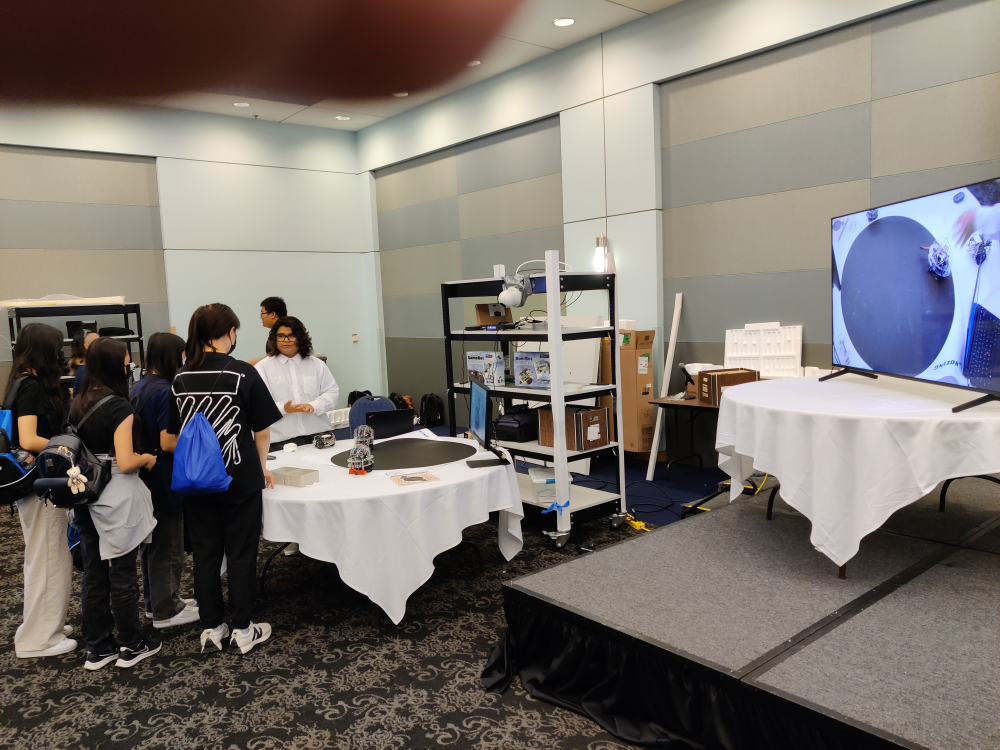
#> input picture boeing_day_2023_fall/IMG_20231021_095601.jpg, 4000 x 3000 px, given in place of the camera (shown at 1/4 size)
$ python test_two.py
#> lines starting #> are read from the running program, lines starting #| are printed output that depends on the picture
import cv2
import numpy as np
from stacking import stack_images


class LiveCamera:
    def __init__(self):
        self.video = None
        self.camera_detected = False
        self.frame = None

        # Applying filters/transformation
        self.grayscale_frame = np.ndarray
        self.hsv_frame = np.ndarray
        self.hsl_frame = np.ndarray

    def camera(self):
        # Defining the video capture object
        video = cv2.VideoCapture(0)

        # An infinite loop to keep the camera running
        while True:
            # Get the camera current update data/frame
            ret, frame = video.read()

            # Show current frame
            cv2.imshow('Current Frame', frame)

            # Creating a conditional statement to quit the window
            if cv2.waitKey(1) & 0xFF == ord('q'):
                break

        # Destroy all windows
        video.release()
        cv2.destroyAllWindows()

    def main(self):
        # Runs the camera function
        self.camera()


if __name__ == "__main__":
    # lc = LiveCamera
    # lc.main()

    # define a video capture object
    vid = cv2.VideoCapture(0)

    while True:

        # Capture the video frame
        # by frame
        ret, frame = vid.read()
#> frame is the input picture: shape (3000, 4000, 3); mean B, G, R 109.5, 115, 122

        # Apply Grayscale, HSV, HSL, and CIE
        gray_frame = cv2.cvtColor(frame, cv2.COLOR_BGR2GRAY)
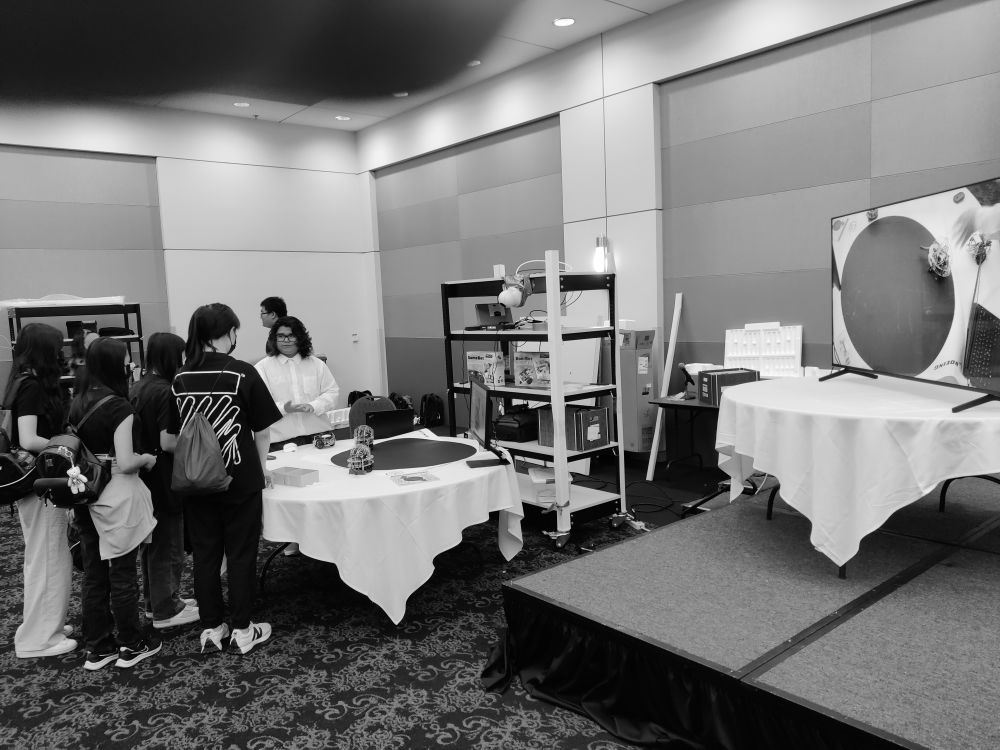
#> gray_frame: shape (3000, 4000) (shown at 1/4 size); min 0, max 255, mean 116.5
        hsv_frame = cv2.cvtColor(frame, cv2.COLOR_BGR2HSV)
#> hsv_frame: shape (3000, 4000, 3); mean H, S, V 34, 54.4, 126.4
        hsl_frame = cv2.cvtColor(frame, cv2.COLOR_BGR2HLS)
#> hsl_frame: shape (3000, 4000, 3); mean of channels 0, 1, 2 34, 115.9, 47.6
        cie_frame = cv2.cvtColor(frame, cv2.COLOR_BGR2Lab)
#> cie_frame: shape (3000, 4000, 3); mean of channels 0, 1, 2 121.2, 130.4, 132.2

        # Applying histogram
        hsv_frame = cv2.split(hsv_frame)
        hsl_frame = cv2.split(hsl_frame)
        histo_range = (0, 256)
        accumulate_logic = False
        frame_height, frame_width, _ = frame.shape
#> frame_height = 3000; frame_width = 4000
        histo_size = 256
        bin_width = int(round(frame_width / histo_size))
#> bin_width = 16

        # Split channels
        h_frame_hsv = cv2.calcHist(hsv_frame, [0], None, [histo_size], histo_range, accumulate_logic)
#> h_frame_hsv = 256 values, max 687101 at index 11, min 0 at index 64, mean 46875
        s_frame_hsv = cv2.calcHist(hsv_frame, [1], None, [histo_size], histo_range, accumulate_logic)
#> s_frame_hsv = 256 values, max 385295 at index 0, min 58 at index 254, mean 46875
        v_frame_hsv = cv2.calcHist(hsv_frame, [2], None, [histo_size], histo_range, accumulate_logic)
#> v_frame_hsv = 256 values, max 157560 at index 8, min 743 at index 0, mean 46875
        h_frame_hsl = cv2.calcHist(hsl_frame, [0], None, [histo_size], histo_range, accumulate_logic)
#> h_frame_hsl = 256 values, max 758477 at index 22, min 0 at index 64, mean 46875
        s_frame_hsl = cv2.calcHist(hsl_frame, [1], None, [histo_size], histo_range, accumulate_logic)
#> s_frame_hsl = 256 values, max 170813 at index 7, min 236 at index 252, mean 46875
        l_frame_hsl = cv2.calcHist(hsl_frame, [2], None, [histo_size], histo_range, accumulate_logic)
#> l_frame_hsl = 256 values, max 385295 at index 0, min 0 at index 1, mean 46875

        # Normalization
        h_histo_hsv = cv2.normalize(h_frame_hsv, h_frame_hsv, alpha=0, beta=frame_height, norm_type=cv2.NORM_MINMAX)
#> h_histo_hsv = 256 values, max 3000 at index 11, min 0 at index 64, mean 204.7
        s_histo_hsv = cv2.normalize(s_frame_hsv, s_frame_hsv, alpha=0, beta=frame_height, norm_type=cv2.NORM_MINMAX)
#> s_histo_hsv = 256 values, max 3000 at index 0, min 1.49e-08 at index 254, mean 364.6
        v_histo_hsv = cv2.normalize(v_frame_hsv, v_frame_hsv, alpha=0, beta=frame_height, norm_type=cv2.NORM_MINMAX)
#> v_histo_hsv = 256 values, max 3000 at index 8, min -1.25e-07 at index 0, mean 882.5
        h_histo_hsl = cv2.normalize(h_frame_hsl, h_frame_hsl, alpha=0, beta=frame_height, norm_type=cv2.NORM_MINMAX)
#> h_histo_hsl = 256 values, max 3000 at index 22, min 0 at index 64, mean 185.4
        s_histo_hsl = cv2.normalize(s_frame_hsl, s_frame_hsl, alpha=0, beta=frame_height, norm_type=cv2.NORM_MINMAX)
#> s_histo_hsl = 256 values, max 3000 at index 7, min 2.01e-07 at index 252, mean 820.3
        l_histo_hsl = cv2.normalize(l_frame_hsl, l_frame_hsl, alpha=0, beta=frame_height, norm_type=cv2.NORM_MINMAX)
#> l_histo_hsl = 256 values, max 3000 at index 0, min 0 at index 1, mean 365

        # Black images
        blank_frame_one = np.zeros((frame_height, frame_width, 3), dtype=np.uint8)
        blank_frame_two = np.zeros((frame_height, frame_width, 3), dtype=np.uint8)

        # Apply color histogram
        for index in range(1, histo_size):
            # Create a line for HUE
            blank_frame_one = cv2.line(blank_frame_one,
                                       (bin_width * (index - 1),
                                        frame_height - int(h_histo_hsv[index - 1])),
                                       (bin_width * index,
                                        frame_height - int(h_histo_hsv[index])),
                                       (255, 0, 0),
                                       thickness=2)

            # Create a line for SATURATION
            blank_frame_one = cv2.line(blank_frame_one,
                                       (bin_width * (index - 1),
                                        frame_height - int(s_histo_hsv[index - 1])),
                                       (bin_width * index,
                                        frame_height - int(s_histo_hsv[index])),
                                       (0, 255, 0),
                                       thickness=2)

            # Create a line for VALUE
            blank_frame_one = cv2.line(blank_frame_one,
                                       (bin_width * (index - 1),
                                        frame_height - int(v_histo_hsv[index - 1])),
                                       (bin_width * index,
                                        frame_height - int(v_histo_hsv[index])),
                                       (0, 0, 255),
                                       thickness=2)

            # Create a line for HUE
            blank_frame_two = cv2.line(blank_frame_two,
                                       (bin_width * (index - 1),
                                        frame_height - int(h_histo_hsl[index - 1])),
                                       (bin_width * index,
                                        frame_height - int(h_histo_hsl[index])),
                                       (255, 0, 0),
                                       thickness=2)

            # Create a line for SATURATION
            blank_frame_two = cv2.line(blank_frame_two,
                                       (bin_width * (index - 1),
                                        frame_height - int(s_histo_hsl[index - 1])),
                                       (bin_width * index,
                                        frame_height - int(s_histo_hsl[index])),
                                       (0, 255, 0),
                                       thickness=2)

            # Create a line for LIGHTNESS
            blank_frame_two = cv2.line(blank_frame_two,
                                       (bin_width * (index - 1),
                                        frame_height - int(l_histo_hsl[index - 1])),
                                       (bin_width * index,
                                        frame_height - int(l_histo_hsl[index])),
                                       (0, 0, 255),
                                       thickness=2)
#> this loop made 255 passes
#> pass 1, `blank_frame_one = cv2.line(blank_frame_one, (bin_width * (index - 1), ..`:
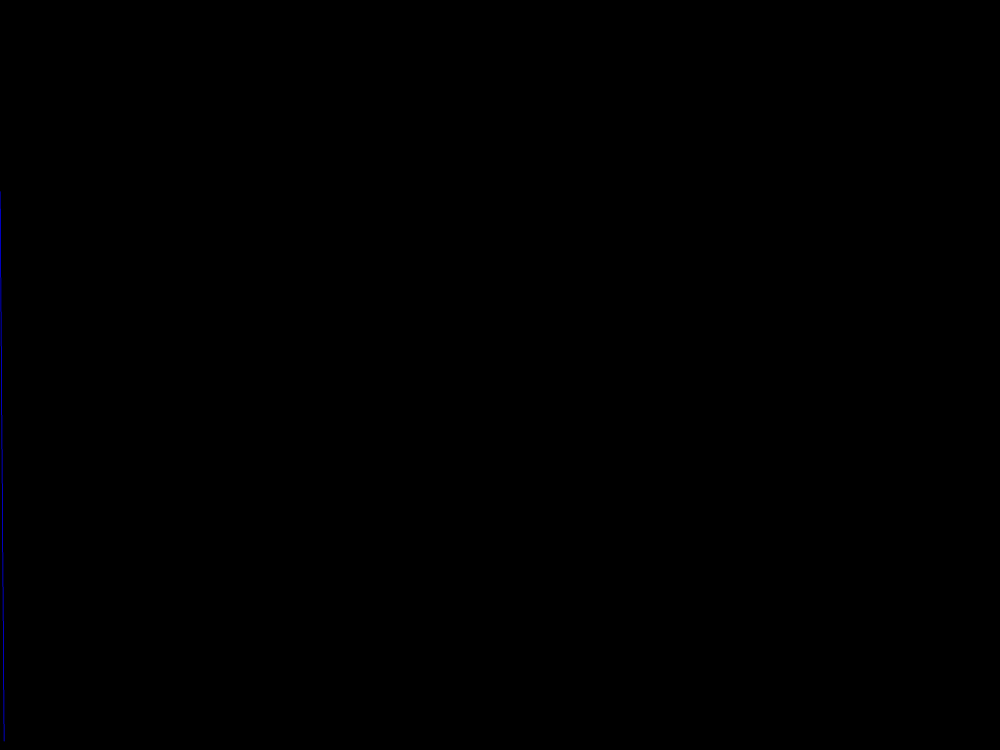
#> blank_frame_one: shape (3000, 4000, 3) (shown at 1/4 size); mean of channels 0, 1, 2 0.1, 0, 0; drawn as B, G, R
#> after the loop:
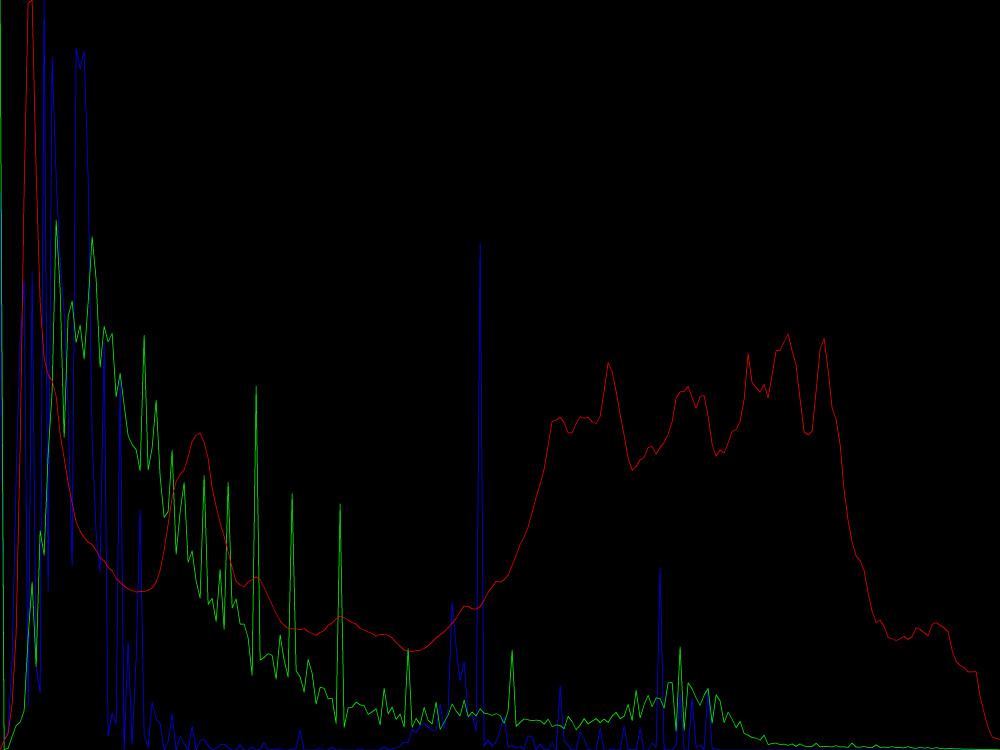
#> blank_frame_one: shape (3000, 4000, 3) (shown at 1/4 size); mean of channels 0, 1, 2 2.6, 1.8, 0.9; drawn as B, G, R
#> after the loop:
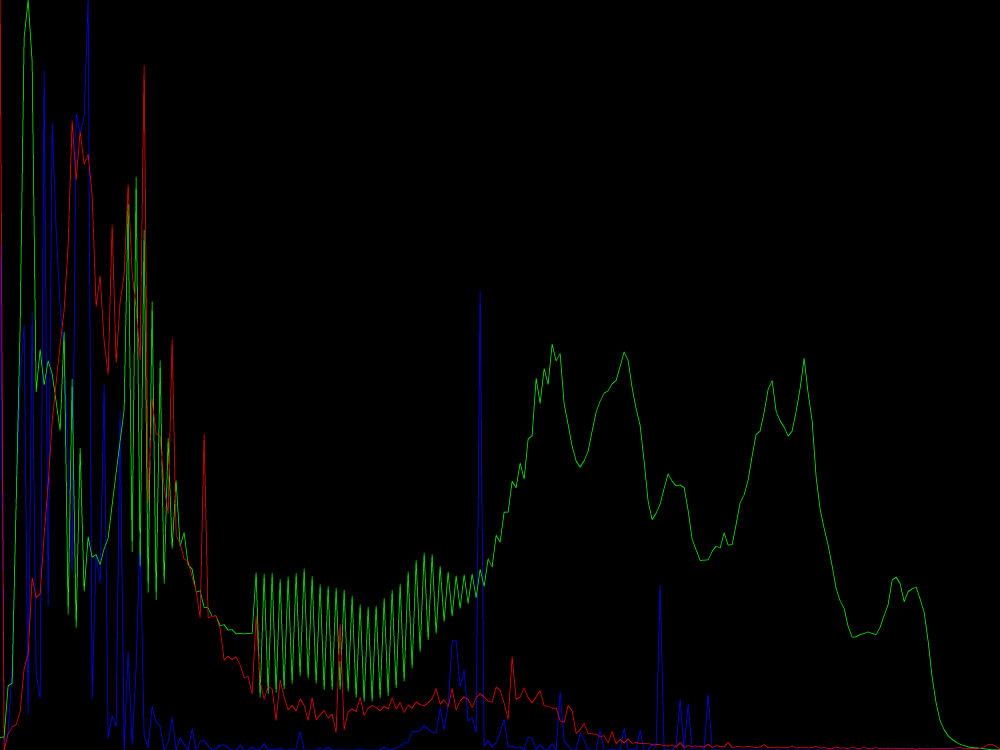
#> blank_frame_two: shape (3000, 4000, 3) (shown at 1/4 size); mean of channels 0, 1, 2 2.4, 3.2, 1.5; drawn as B, G, R

        # Stacking the images
        # images_one = stack_images(0.7, ([hsv_frame, hsv_frame], [hsl_frame, hsl_frame]))
        # images_two = stack_images(0.7, ([blank_frame_one], [blank_frame_two]))

        # Display the resulting frame
        cv2.imshow('HSV (top) vs HSL (bottom)', blank_frame_two)
        # cv2.imshow('HSV (top) vs HSL (bottom)', images_two)
        # the 'q' button is set as the
        # quitting button you may use any
        # desired button of your choice
        if cv2.waitKey(1) & 0xFF == ord('q'):
#> (key q is pressed here)
            break

    # After the loop release the cap object
    vid.release()
    # Destroy all the windows
    cv2.destroyAllWindows()

$ run again, on boeing_day_2023_fall/IMG_20231021_095632.jpg
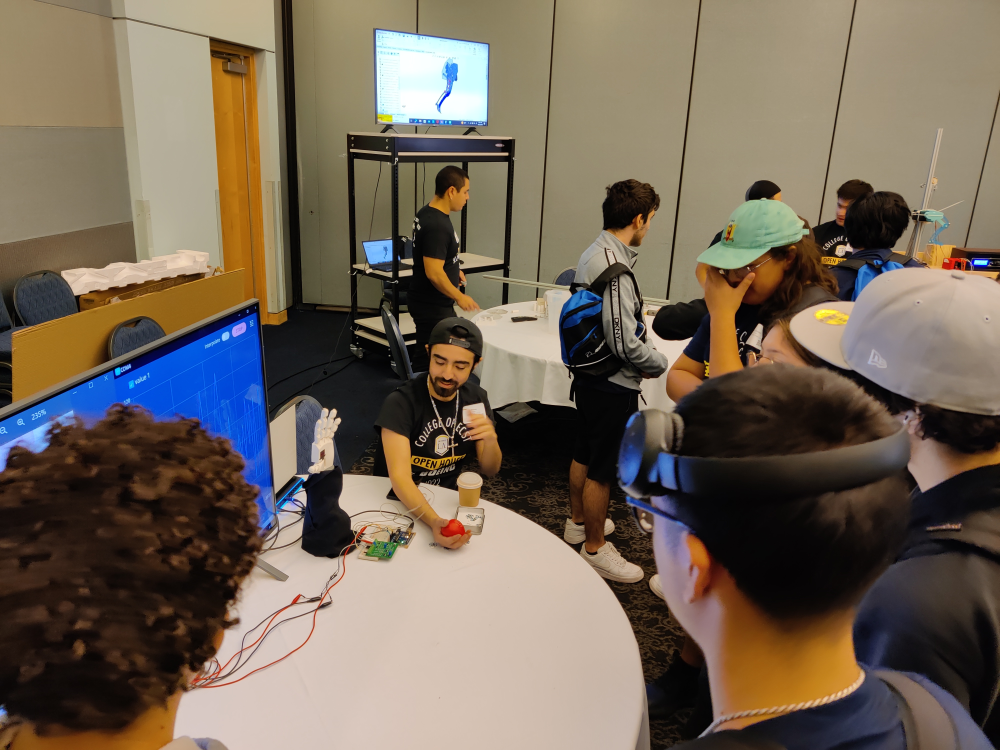
#> input picture boeing_day_2023_fall/IMG_20231021_095632.jpg, 4000 x 3000 px, given in place of the camera (shown at 1/4 size)
#> frame is the input picture: shape (3000, 4000, 3); mean B, G, R 87.7, 102.1, 115
#> `gray_frame = cv2.cvtColor(frame, cv2.COLOR_BGR2GRAY)`:
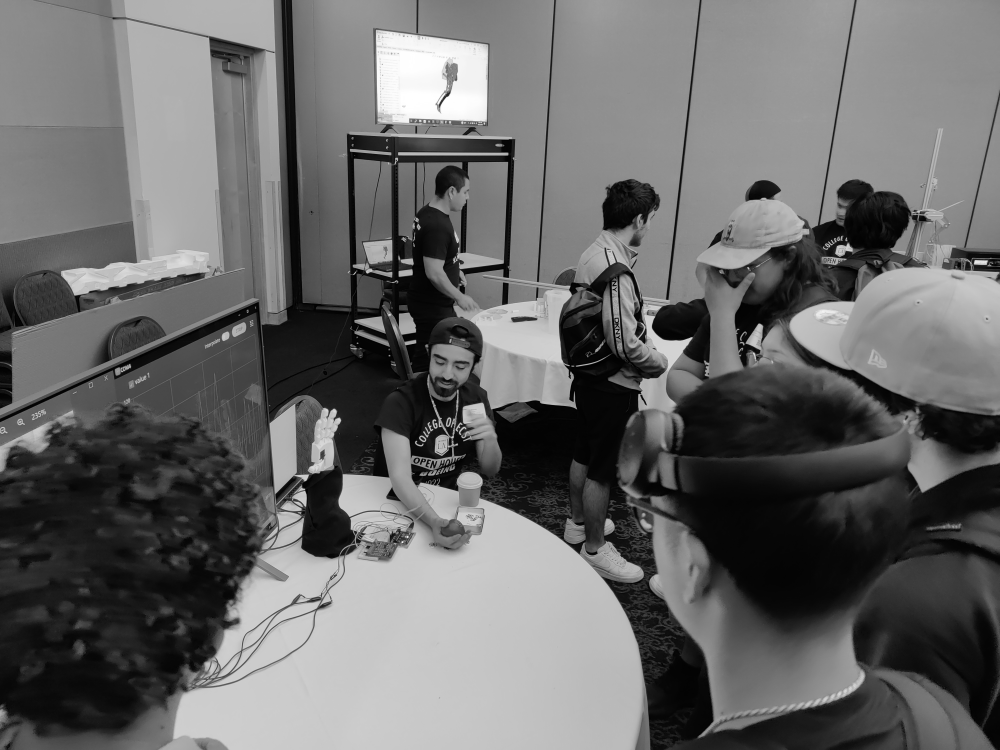
#> gray_frame: shape (3000, 4000) (shown at 1/4 size); min 0, max 255, mean 104.3
#> hsv_frame: shape (3000, 4000, 3); mean H, S, V 33.2, 92.8, 121.9
#> hsl_frame: shape (3000, 4000, 3); mean of channels 0, 1, 2 33.2, 101.5, 78.1
#> cie_frame: shape (3000, 4000, 3); mean of channels 0, 1, 2 109.7, 132.4, 137.8
#> h_frame_hsv = 256 values, max 1213766 at index 13, min 0 at index 180, mean 46875
#> s_frame_hsv = 256 values, max 312583 at index 0, min 143 at index 2, mean 46875
#> v_frame_hsv = 256 values, max 206467 at index 215, min 1424 at index 244, mean 46875
#> h_frame_hsl = 256 values, max 1213241 at index 13, min 0 at index 181, mean 46875
#> s_frame_hsl = 256 values, max 165983 at index 137, min 127 at index 255, mean 46875
#> l_frame_hsl = 256 values, max 376653 at index 42, min 0 at index 1, mean 46875
#> h_histo_hsv = 256 values, max 3000 at index 13, min 0 at index 180, mean 115.9
#> s_histo_hsv = 256 values, max 3000 at index 0, min -5.68e-08 at index 2, mean 448.7
#> v_histo_hsv = 256 values, max 3000 at index 215, min 7.15e-07 at index 244, mean 665
#> h_histo_hsl = 256 values, max 3000 at index 13, min 0 at index 181, mean 115.9
#> s_histo_hsl = 256 values, max 3000 at index 137, min -1.15e-07 at index 255, mean 845.6
#> l_histo_hsl = 256 values, max 3000 at index 42, min 0 at index 1, mean 373.4
#> after the loop `for index in range(1, histo_size):`:
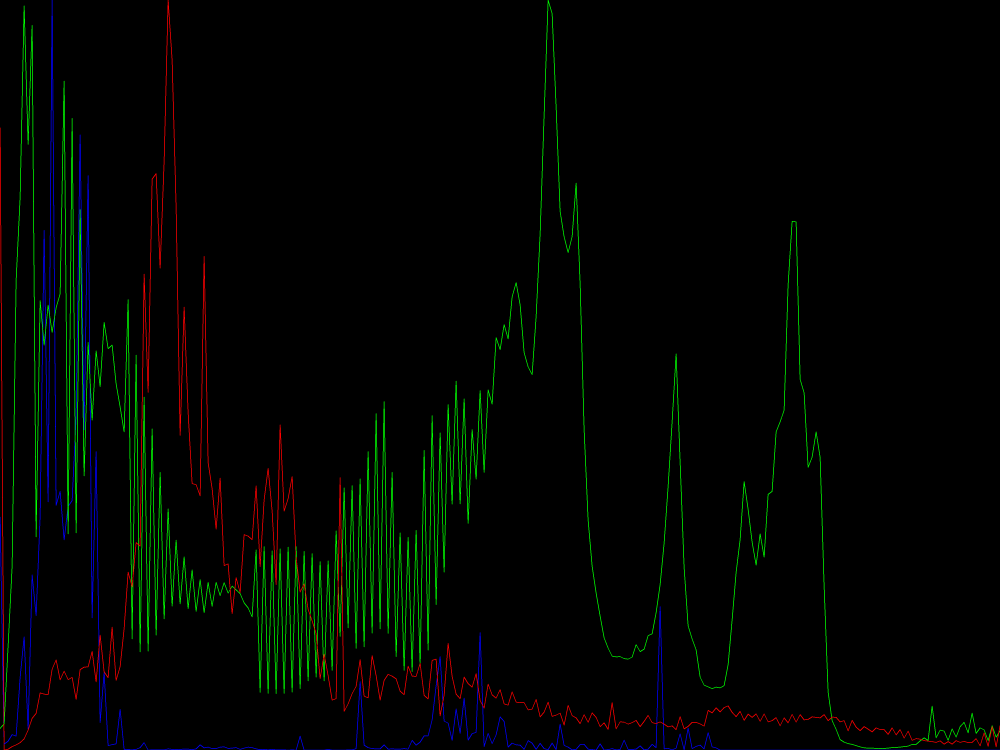
#> blank_frame_two: shape (3000, 4000, 3) (shown at 1/4 size); mean of channels 0, 1, 2 1.5, 4.8, 1.7; drawn as B, G, R
